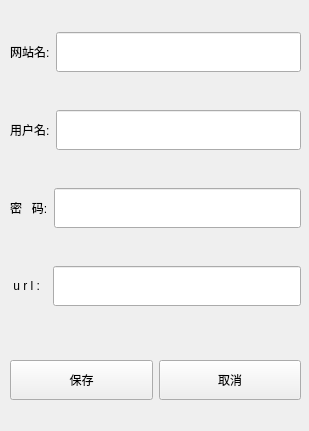
<?xml version="1.0" encoding="UTF-8"?>
<ui version="4.0">
 <class>CreatePassword</class>
 <widget class="QWidget" name="CreatePassword">
  <property name="geometry">
   <rect>
    <x>0</x>
    <y>0</y>
    <width>309</width>
    <height>431</height>
   </rect>
  </property>
  <property name="windowTitle">
   <string>新建密码</string>
  </property>
  <widget class="QWidget" name="layoutWidget">
   <property name="geometry">
    <rect>
     <x>10</x>
     <y>340</y>
     <width>291</width>
     <height>81</height>
    </rect>
   </property>
   <layout class="QHBoxLayout" name="horizontalLayout">
    <item>
     <widget class="QPushButton" name="savepushButton">
      <property name="enabled">
       <bool>true</bool>
      </property>
      <property name="minimumSize">
       <size>
        <width>93</width>
        <height>40</height>
       </size>
      </property>
      <property name="text">
       <string>保存</string>
      </property>
     </widget>
    </item>
    <item>
     <widget class="QPushButton" name="cancelpushButton">
      <property name="minimumSize">
       <size>
        <width>93</width>
        <height>40</height>
       </size>
      </property>
      <property name="text">
       <string>取消</string>
      </property>
     </widget>
    </item>
   </layout>
  </widget>
  <widget class="QWidget" name="layoutWidget">
   <property name="geometry">
    <rect>
     <x>10</x>
     <y>0</y>
     <width>291</width>
     <height>341</height>
    </rect>
   </property>
   <layout class="QVBoxLayout" name="verticalLayout">
    <item>
     <layout class="QHBoxLayout" name="horizontalLayout_2">
      <item>
       <widget class="QLabel" name="namelabel">
        <property name="text">
         <string>网站名:</string>
        </property>
       </widget>
      </item>
      <item>
       <widget class="QLineEdit" name="namelineEdit">
        <property name="minimumSize">
         <size>
          <width>0</width>
          <height>40</height>
         </size>
        </property>
       </widget>
      </item>
     </layout>
    </item>
    <item>
     <layout class="QHBoxLayout" name="horizontalLayout_3">
      <item>
       <widget class="QLabel" name="userNamelabel">
        <property name="text">
         <string>用户名:</string>
        </property>
       </widget>
      </item>
      <item>
       <widget class="QLineEdit" name="userNamelineEdit">
        <property name="minimumSize">
         <size>
          <width>0</width>
          <height>40</height>
         </size>
        </property>
       </widget>
      </item>
     </layout>
    </item>
    <item>
     <layout class="QHBoxLayout" name="horizontalLayout_4">
      <item>
       <widget class="QLabel" name="passwordlabel">
        <property name="text">
         <string>密   码:</string>
        </property>
       </widget>
      </item>
      <item>
       <widget class="QLineEdit" name="passwordlineEdit">
        <property name="minimumSize">
         <size>
          <width>0</width>
          <height>40</height>
         </size>
        </property>
       </widget>
      </item>
     </layout>
    </item>
    <item>
     <layout class="QHBoxLayout" name="horizontalLayout_5">
      <item>
       <widget class="QLabel" name="urllabel">
        <property name="text">
         <string> u r l :  </string>
        </property>
       </widget>
      </item>
      <item>
       <widget class="QLineEdit" name="urllineEdit">
        <property name="minimumSize">
         <size>
          <width>0</width>
          <height>40</height>
         </size>
        </property>
       </widget>
      </item>
     </layout>
    </item>
   </layout>
  </widget>
 </widget>
 <resources/>
 <connections/>
</ui>
